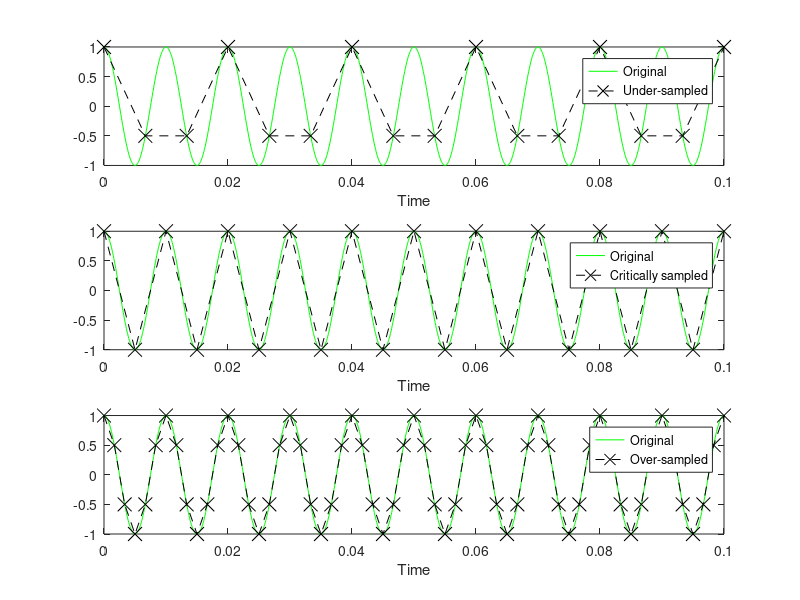

This chart was generated by the following MATLAB code:
% Sampling

t = 0:0.0001:2;
f = 100;
y = cos(2*pi*f*t);

fs = 1.5*f;
Ts = 1/fs;
n = 0:Ts:2;
sampled = cos(2*pi*f*n);
subplot(311);
plot(t, y, "g;Original;", n, sampled, "markersize", 10, "x--k;Under-sampled;"); xlabel("Time"); xlim([0, 0.1]);

fs = 2*f;
Ts = 1/fs;
n = 0:Ts:2;
sampled = cos(2*pi*f*n);
subplot(312);
plot(t, y, "g;Original;", n, sampled, "markersize", 10, "x--k;Critically sampled;"); xlabel("Time"); xlim([0, 0.1]);

fs = 6*f;
Ts = 1/fs;
n = 0:Ts:2;
sampled = cos(2*pi*f*n);
subplot(313);
plot(t, y, "g;Original;", n, sampled, "markersize", 10, "x--k;Over-sampled;"); xlabel("Time"); xlim([0, 0.1]);

waitfor(gcf);
